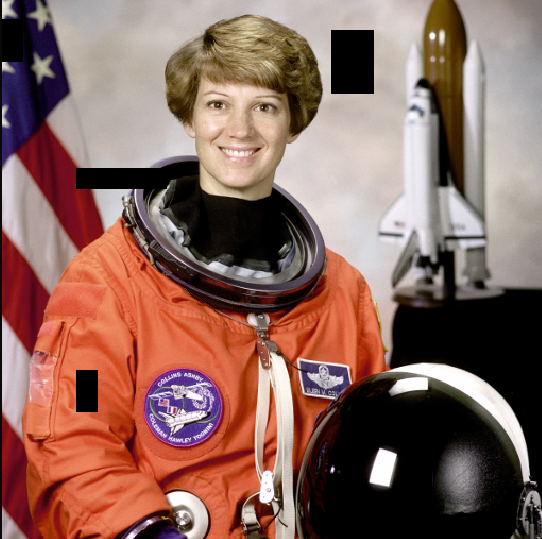
#> input picture image_process_python/images/damaged_astronaut.png, 542 x 539 px, found by its file name
$ python restore_damaged.py
#> lines starting #> are read from the running program, lines starting #| are printed output that depends on the picture
### image_process_python/utils.py
import matplotlib.pyplot as plt


# Define a function using matplotlib to display the images
def show_image(image, title="Image", cmap_type="gray"):
    plt.imshow(image, cmap=cmap_type)
    plt.title(title)
    plt.axis("off")
    plt.show()


# [65 lines left out: functions show_image_contour, show_image_with_corners, show_detected_face, getFaceRectangle, mergeBlurryFace, not called in this run]

### image_process_python/restore_segment_noice_contour/restore_damaged.py
""" Restore the damaged image with missng parts. """

import skimage
import numpy as np
from skimage.transform import resize
from skimage.restoration import inpaint
from utils import show_image

# Prepare data
defect_image = skimage.io.imread(
    "/users/s0046425/git_projects/2025/data-camp-courses/image_process_python/images/damaged_astronaut.png"
)
#> defect_image is the input picture: shape (539, 542, 3); mean R, G, B 138, 102.6, 93.2
# Resize the image to (512, 512)
defect_image_resized = resize(defect_image, (512, 512), anti_aliasing=True)


# mask shoud be a binary image with the same shape as the image to restore
# mask = np.random.randint(0, 2, (512, 512), dtype=np.uint8)
# Create mask with six block defect regions
mask = np.zeros(defect_image_resized.shape[:-1], dtype=bool)
mask[20:60, 0:20] = 1
mask[160:180, 70:155] = 1
mask[30:60, 170:195] = 1
mask[-60:-30, 170:195] = 1
mask[-180:-160, 70:155] = 1
mask[-60:-20, 0:20] = 1

# Add a few long, narrow defects
mask[200:205, -200:] = 1
mask[150:255, 20:23] = 1
mask[365:368, 60:130] = 1

# Import the module from restoration
from skimage.restoration import inpaint

# Show the defective image
show_image(defect_image_resized, "Image to restore")
print(defect_image_resized.shape)
#| (512, 512, 3)

show_image(mask, "Mask")
#> call 2 of show_image, with title = 'Mask', cmap_type = 'gray'
#> in show_image (call 2), `plt.show()`:
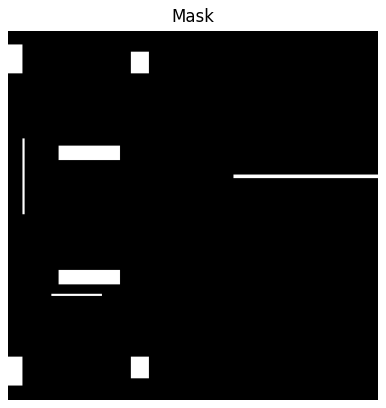
#> figure drawn by matplotlib, 1 panel
print(mask.shape)
# Apply the restoration function to the image using the mask
restored_image = inpaint.inpaint_biharmonic(defect_image_resized, mask, channel_axis=-1)
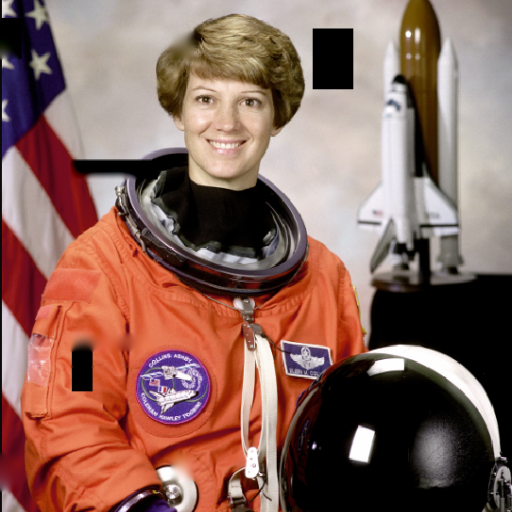
#> restored_image: shape (512, 512, 3) float64; mean R, G, B 0.542, 0.403, 0.366
print(restored_image.shape)
#| (512, 512, 3)
show_image(restored_image)

$ run again, with image_process_python/images/chinese.jpg saved as image_process_python/images/damaged_astronaut.png
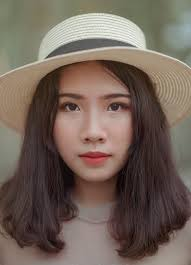
#> input picture image_process_python/images/chinese.jpg, 191 x 265 px, found by its file name
#> defect_image is the input picture: shape (265, 191, 3); mean R, G, B 114.6, 99.2, 89
#> `defect_image_resized = resize(defect_image, (512, 512), anti_aliasing=..`:
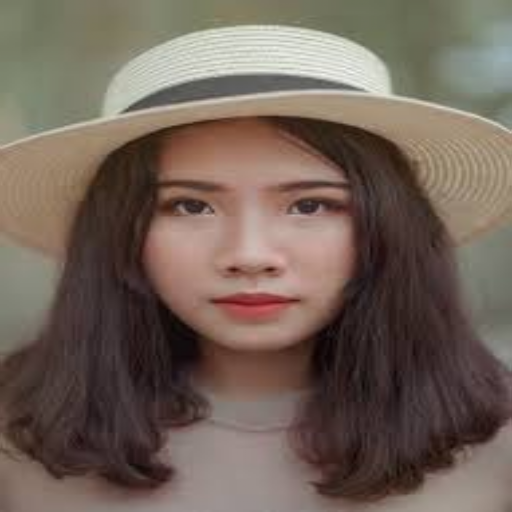
#> defect_image_resized: shape (512, 512, 3) float64; mean R, G, B 0.45, 0.389, 0.349
#| (512, 512, 3)
#| (512, 512, 3)

$ run again, with image_process_python/images/corners_building_top.jpg saved as image_process_python/images/damaged_astronaut.png
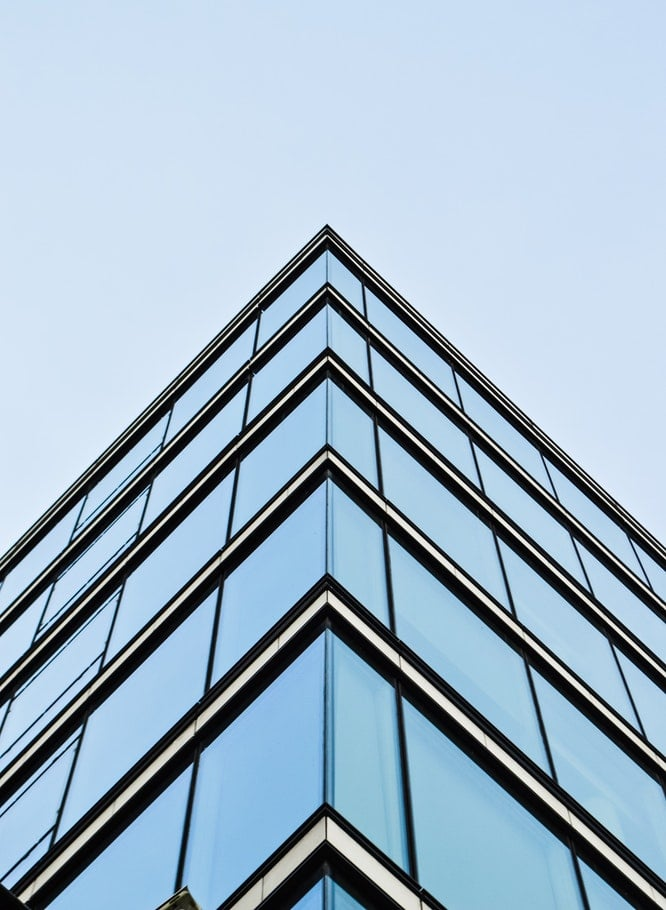
#> input picture image_process_python/images/corners_building_top.jpg, 666 x 910 px, found by its file name
#> defect_image is the input picture: shape (910, 666, 3); mean R, G, B 158.1, 180.3, 198.1
#> `defect_image_resized = resize(defect_image, (512, 512), anti_aliasing=..`:
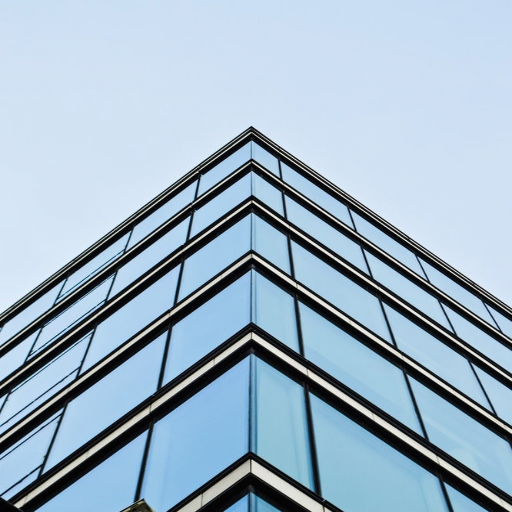
#> defect_image_resized: shape (512, 512, 3) float64; mean R, G, B 0.62, 0.707, 0.777
#| (512, 512, 3)
#| (512, 512, 3)
